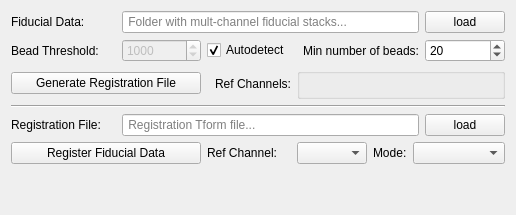
      <widget class="QWidget" name="tab_registration">
       <attribute name="title">
        <string>Registration</string>
       </attribute>
       <layout class="QGridLayout" name="gridLayout_3">
        <item row="8" column="6" colspan="3">
         <widget class="QComboBox" name="RegCalib_channelRefModeCombo">
          <property name="enabled">
           <bool>true</bool>
          </property>
          <property name="minimumSize">
           <size>
            <width>0</width>
            <height>0</height>
           </size>
          </property>
          <property name="maximumSize">
           <size>
            <width>1606000</width>
            <height>16777215</height>
           </size>
          </property>
          <property name="toolTip">
           <string>Type of registration to perform:
Translation=shift only
Rigid=Shift and rotation
Similarity=Rigid plus scaling
Affine=Translation, Rotation, Scaling, Shear
2-step=Affine in XY, Rigid in Z
CPD=Coherent Point Drift algorithm
(Myronenko, 2010)</string>
          </property>
          <property name="currentText">
           <string/>
          </property>
          <property name="currentIndex">
           <number>-1</number>
          </property>
         </widget>
        </item>
        <item row="0" column="1" colspan="7">
         <widget class="QLineEdit" name="RegCalibPathLineEdit">
          <property name="enabled">
           <bool>true</bool>
          </property>
          <property name="toolTip">
           <string>Specify folder with calibration (e.g. tetraspeck
bead) images acquired in each channel.</string>
          </property>
          <property name="placeholderText">
           <string> Folder with mult-channel fiducial stacks...</string>
          </property>
         </widget>
        </item>
        <item row="8" column="4">
         <widget class="QComboBox" name="RegCalib_channelRefCombo">
          <property name="enabled">
           <bool>true</bool>
          </property>
          <property name="maximumSize">
           <size>
            <width>70</width>
            <height>16777215</height>
           </size>
          </property>
          <property name="toolTip">
           <string>Reference channel to which to register
(this channel will not change)</string>
          </property>
          <property name="currentText">
           <string/>
          </property>
         </widget>
        </item>
        <item row="3" column="2" colspan="2">
         <widget class="QLabel" name="RegCalibRefChannelsLabel">
          <property name="enabled">
           <bool>true</bool>
          </property>
          <property name="toolTip">
           <string>Reference channel to which to register
(this channel will not change)</string>
          </property>
          <property name="text">
           <string>Ref Channels:</string>
          </property>
          <property name="alignment">
           <set>Qt::AlignRight|Qt::AlignTrailing|Qt::AlignVCenter</set>
          </property>
         </widget>
        </item>
        <item row="3" column="0" colspan="2">
         <widget class="QPushButton" name="GenerateRegFileButton">
          <property name="minimumSize">
           <size>
            <width>190</width>
            <height>0</height>
           </size>
          </property>
          <property name="text">
           <string>Generate Registration File</string>
          </property>
         </widget>
        </item>
        <item row="0" column="0">
         <widget class="QLabel" name="RegCalibPathLabel">
          <property name="minimumSize">
           <size>
            <width>95</width>
            <height>0</height>
           </size>
          </property>
          <property name="toolTip">
           <string>Specify folder with calibration (e.g. tetraspeck
bead) images acquired in each channel.</string>
          </property>
          <property name="layoutDirection">
           <enum>Qt::LeftToRight</enum>
          </property>
          <property name="text">
           <string>Fiducial Data:</string>
          </property>
          <property name="alignment">
           <set>Qt::AlignLeading|Qt::AlignLeft|Qt::AlignVCenter</set>
          </property>
          <property name="buddy">
           <cstring>RegCalibPathLineEdit</cstring>
          </property>
         </widget>
        </item>
        <item row="8" column="5">
         <widget class="QLabel" name="RegCalib_channelRefModeLabel">
          <property name="maximumSize">
           <size>
            <width>50</width>
            <height>16777215</height>
           </size>
          </property>
          <property name="toolTip">
           <string>Type of registration to perform:
Translation=shift only
Rigid=Shift and rotation
Similarity=Rigid plus scaling
Affine=Translation, Rotation, Scaling, Shear
2-step=Affine in XY, Rigid in Z
CPD=Coherent Point Drift algorithm
(Myronenko, 2010)</string>
          </property>
          <property name="text">
           <string>Mode:</string>
          </property>
          <property name="buddy">
           <cstring>RegCalib_channelRefModeCombo</cstring>
          </property>
         </widget>
        </item>
        <item row="4" column="0" colspan="9">
         <widget class="Line" name="horizline_1">
          <property name="orientation">
           <enum>Qt::Horizontal</enum>
          </property>
         </widget>
        </item>
        <item row="9" column="4">
         <spacer name="verticalSpacer">
          <property name="orientation">
           <enum>Qt::Vertical</enum>
          </property>
          <property name="sizeHint" stdset="0">
           <size>
            <width>20</width>
            <height>40</height>
           </size>
          </property>
         </spacer>
        </item>
        <item row="0" column="8">
         <widget class="QPushButton" name="RegCalibPathLoadButton">
          <property name="text">
           <string>load</string>
          </property>
         </widget>
        </item>
        <item row="6" column="8">
         <widget class="QPushButton" name="RegFilePathLoadButton">
          <property name="text">
           <string>load</string>
          </property>
         </widget>
        </item>
        <item row="6" column="0">
         <widget class="QLabel" name="RegFilePathLabel">
          <property name="minimumSize">
           <size>
            <width>105</width>
            <height>0</height>
           </size>
          </property>
          <property name="toolTip">
           <string>Specify folder with calibration (e.g. tetraspeck
bead) images acquired in each channel.</string>
          </property>
          <property name="text">
           <string>Registration File:</string>
          </property>
          <property name="buddy">
           <cstring>RegFilePath</cstring>
          </property>
         </widget>
        </item>
        <item row="6" column="1" colspan="7">
         <widget class="QLineEdit" name="RegFilePath">
          <property name="enabled">
           <bool>true</bool>
          </property>
          <property name="toolTip">
           <string>Specify folder with calibration (e.g. tetraspeck
bead) images acquired in each channel.</string>
          </property>
          <property name="text">
           <string/>
          </property>
          <property name="placeholderText">
           <string> Registration Tform file...</string>
          </property>
         </widget>
        </item>
        <item row="8" column="0" colspan="2">
         <widget class="QPushButton" name="RegCalibPreviewButton">
          <property name="text">
           <string>Register Fiducial Data</string>
          </property>
         </widget>
        </item>
        <item row="8" column="2" colspan="2">
         <widget class="QLabel" name="RegCalib_channelRefLabel">
          <property name="enabled">
           <bool>true</bool>
          </property>
          <property name="toolTip">
           <string>Reference channel to which to register
(this channel will not change)</string>
          </property>
          <property name="text">
           <string>Ref Channel:</string>
          </property>
          <property name="buddy">
           <cstring>RegCalib_channelRefCombo</cstring>
          </property>
         </widget>
        </item>
        <item row="1" column="0">
         <widget class="QLabel" name="BeadThresholdLabel">
          <property name="minimumSize">
           <size>
            <width>95</width>
            <height>0</height>
           </size>
          </property>
          <property name="toolTip">
           <string>Specify folder with calibration (e.g. tetraspeck
bead) images acquired in each channel.</string>
          </property>
          <property name="layoutDirection">
           <enum>Qt::LeftToRight</enum>
          </property>
          <property name="text">
           <string>Bead Threshold:</string>
          </property>
          <property name="alignment">
           <set>Qt::AlignLeading|Qt::AlignLeft|Qt::AlignVCenter</set>
          </property>
          <property name="buddy">
           <cstring>RegBeadThreshSpin</cstring>
          </property>
         </widget>
        </item>
        <item row="3" column="4" colspan="5">
         <widget class="QGroupBox" name="RegCalibRefChannelsGroup">
          <property name="title">
           <string/>
          </property>
          <layout class="QHBoxLayout" name="RegCalibRefGroupLayout">
           <property name="topMargin">
            <number>0</number>
           </property>
           <property name="bottomMargin">
            <number>0</number>
           </property>
          </layout>
         </widget>
        </item>
        <item row="1" column="1">
         <widget class="QSpinBox" name="RegBeadThreshSpin">
          <property name="enabled">
           <bool>false</bool>
          </property>
          <property name="maximum">
           <number>65536</number>
          </property>
          <property name="value">
           <number>1000</number>
          </property>
         </widget>
        </item>
        <item row="1" column="4" colspan="4">
         <widget class="QLabel" name="RegMinBeadsLabel">
          <property name="text">
           <string>Min number of beads:</string>
          </property>
          <property name="alignment">
           <set>Qt::AlignRight|Qt::AlignTrailing|Qt::AlignVCenter</set>
          </property>
          <property name="buddy">
           <cstring>RegMinBeadsSpin</cstring>
          </property>
         </widget>
        </item>
        <item row="1" column="8">
         <widget class="QSpinBox" name="RegMinBeadsSpin">
          <property name="maximum">
           <number>200</number>
          </property>
          <property name="value">
           <number>20</number>
          </property>
         </widget>
        </item>
        <item row="1" column="2" colspan="2">
         <widget class="QCheckBox" name="RegAutoThreshCheckbox">
          <property name="enabled">
           <bool>true</bool>
          </property>
          <property name="text">
           <string>Autodetect</string>
          </property>
          <property name="checked">
           <bool>true</bool>
          </property>
         </widget>
        </item>
       </layout>
      </widget>
